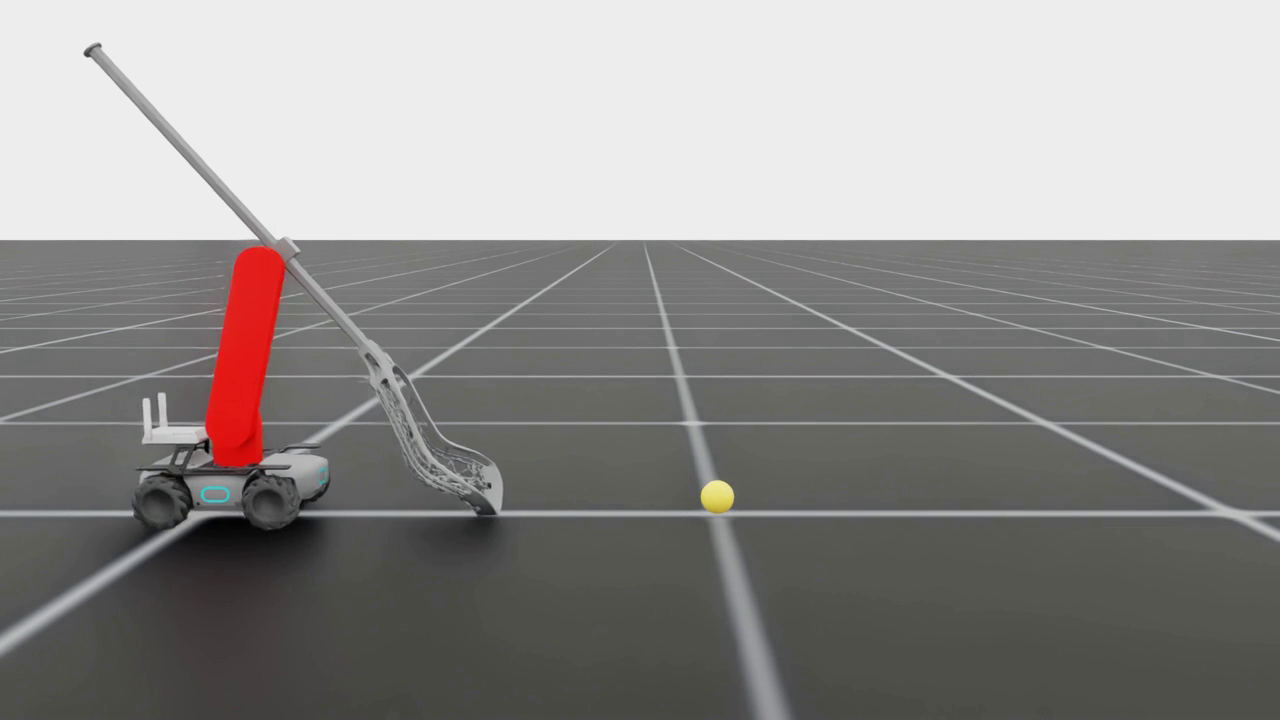
#> input picture frame 17 of logs/scoop_traj_search/best_run_robust/render_realtime.mp4, 1280 x 720 px, given in place of the camera
$ python rs_snap.py out.png
#> lines starting #> are read from the running program, lines starting #| are printed output that depends on the picture
# Copyright (c) 2022-2026, The Isaac Lab Project Developers (https://github.com/isaac-sim/IsaacLab/blob/main/CONTRIBUTORS.md).
# All rights reserved.
#
# SPDX-License-Identifier: BSD-3-Clause

"""Jetson: capture one onboard D435i color frame (V4L2 /dev/video2) + one depth Z16 frame (/dev/video0), no processing.
Usage: rs_snap.py OUT_DIR  -> OUT_DIR/color.jpg, OUT_DIR/depth.raw (1280x720 uint16 mm)"""
import os, subprocess, sys, time
import cv2
out = sys.argv[1]; os.makedirs(out, exist_ok=True); t0 = time.time()
cap = cv2.VideoCapture(2, cv2.CAP_V4L2); cap.set(3, 1280); cap.set(4, 720)
for _ in range(10): ok, f = cap.read()
#> this loop made 10 passes
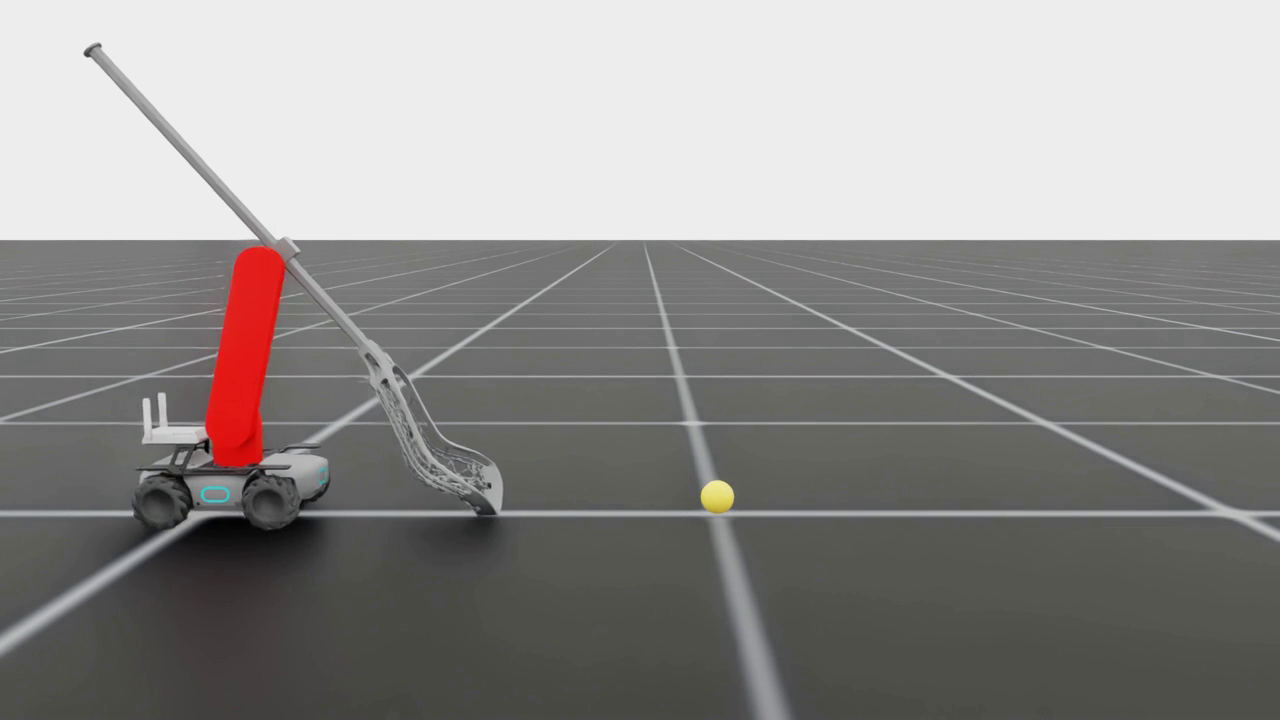
#> input picture frame 17 of logs/scoop_traj_search/best_run_robust/render_realtime.mp4, 1280 x 720 px, given in place of the camera
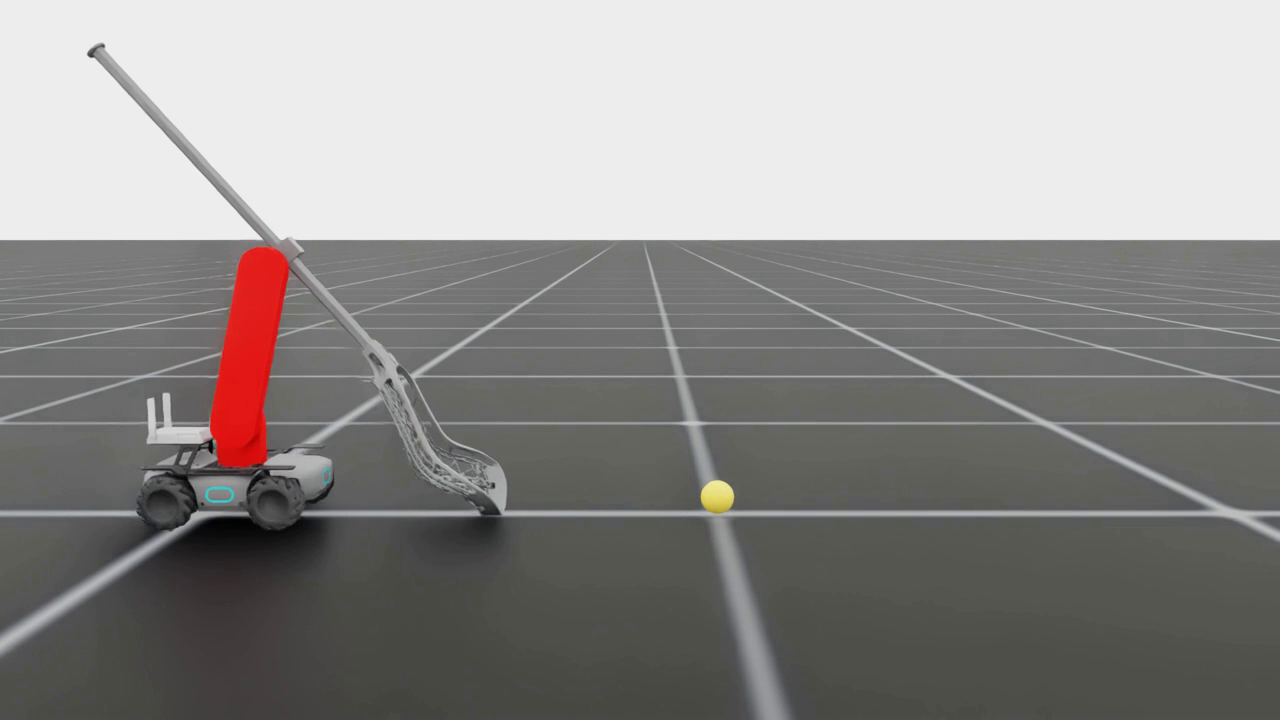
#> input picture frame 18 of logs/scoop_traj_search/best_run_robust/render_realtime.mp4, 1280 x 720 px, given in place of the camera
cap.release()
cv2.imwrite(os.path.join(out, "color.jpg"), f, [cv2.IMWRITE_JPEG_QUALITY, 95])
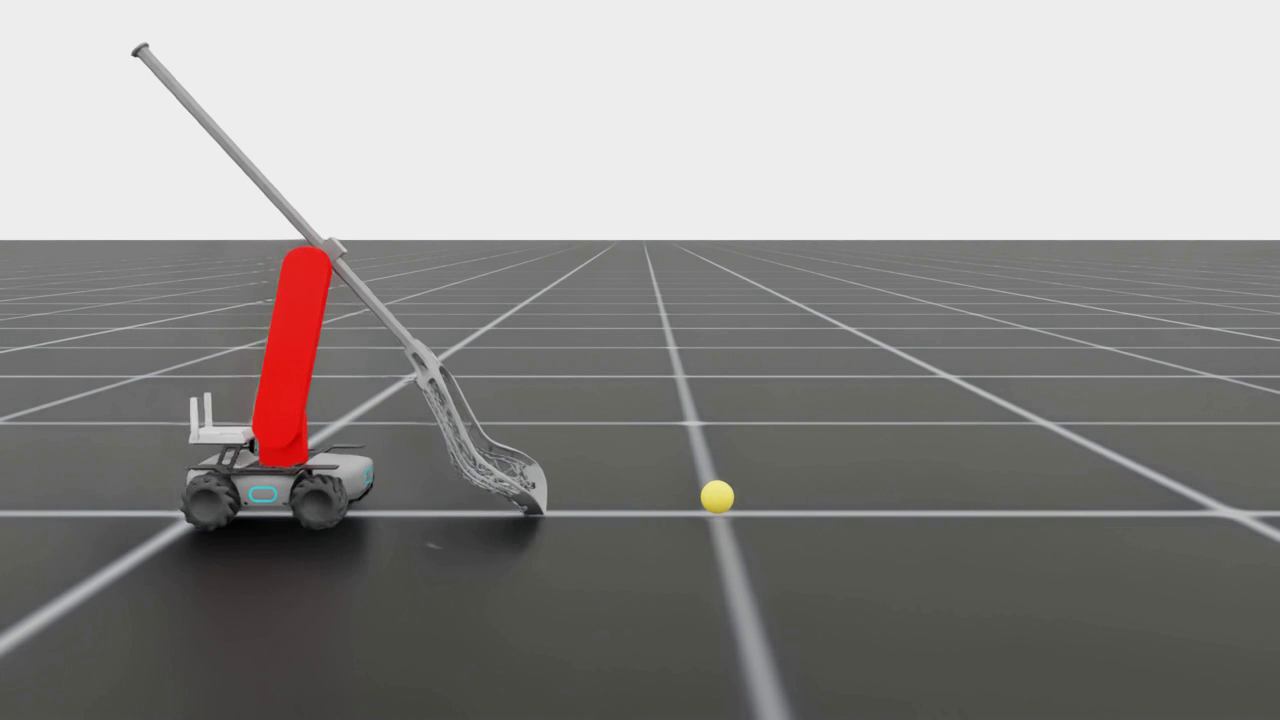
#> saved as color.jpg: shape (720, 1280, 3); mean B, G, R 142.2, 143.6, 146
subprocess.run(f"v4l2-ctl -d /dev/video0 --set-fmt-video=width=1280,height=720,pixelformat='Z16 ' --stream-mmap --stream-skip=10 "
               f"--stream-count=1 --stream-to={os.path.join(out, 'depth.raw')}", shell=True, capture_output=True)
#> (the run stopped early here; a loop or call above may not have finished)

$ run again, starting later in the video
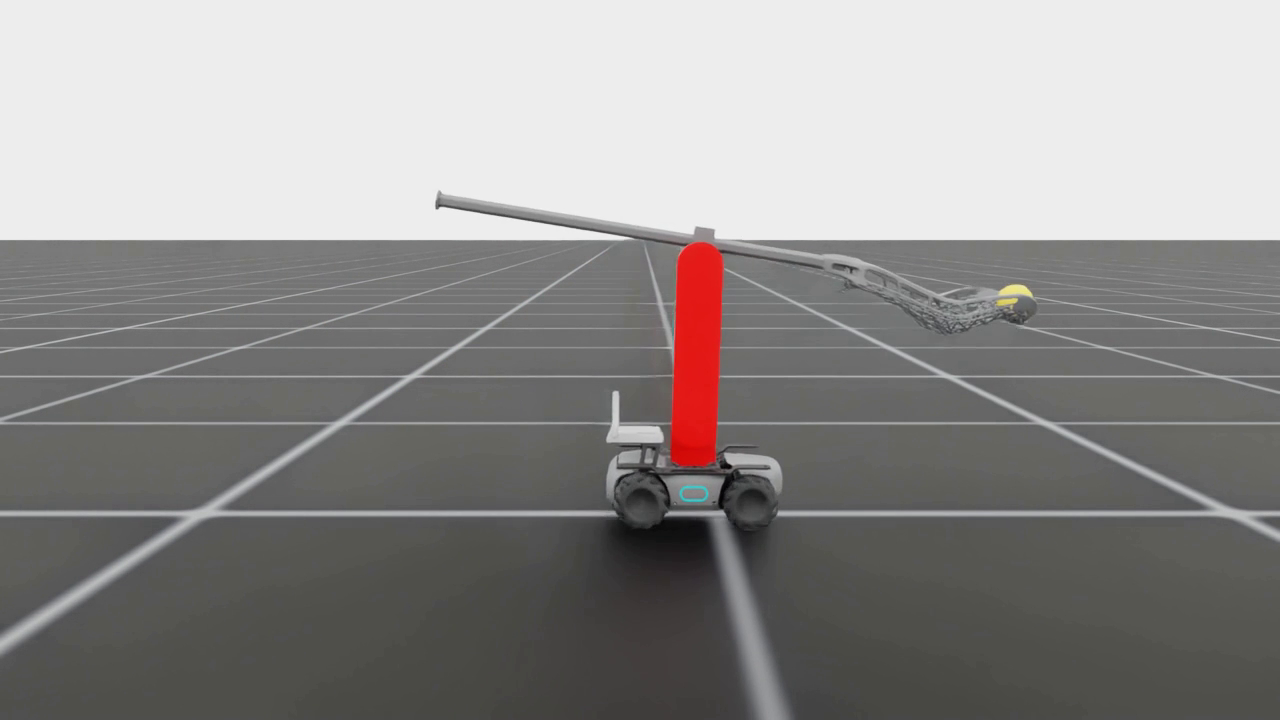
#> input picture frame 80 of logs/scoop_traj_search/best_run_robust/render_realtime.mp4, 1280 x 720 px, given in place of the camera
#> the loop `for _ in range(10): ok, f = cap.read()` made 10 passes
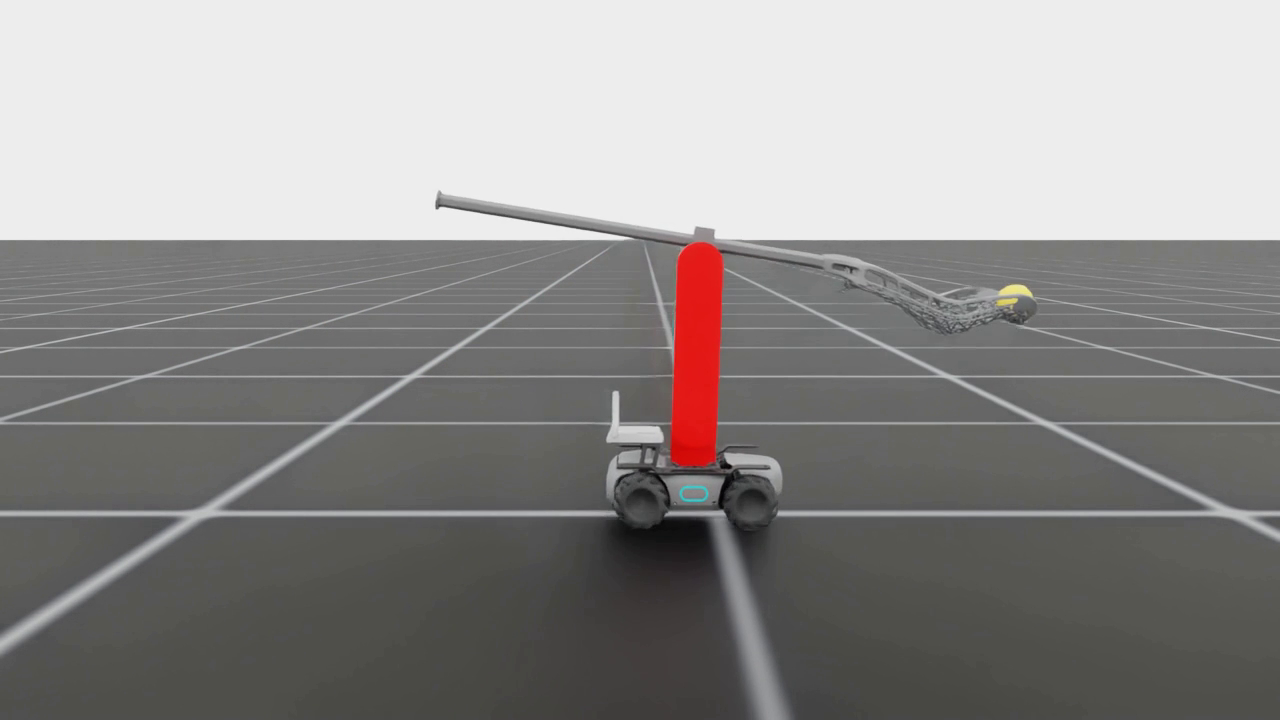
#> input picture frame 80 of logs/scoop_traj_search/best_run_robust/render_realtime.mp4, 1280 x 720 px, given in place of the camera
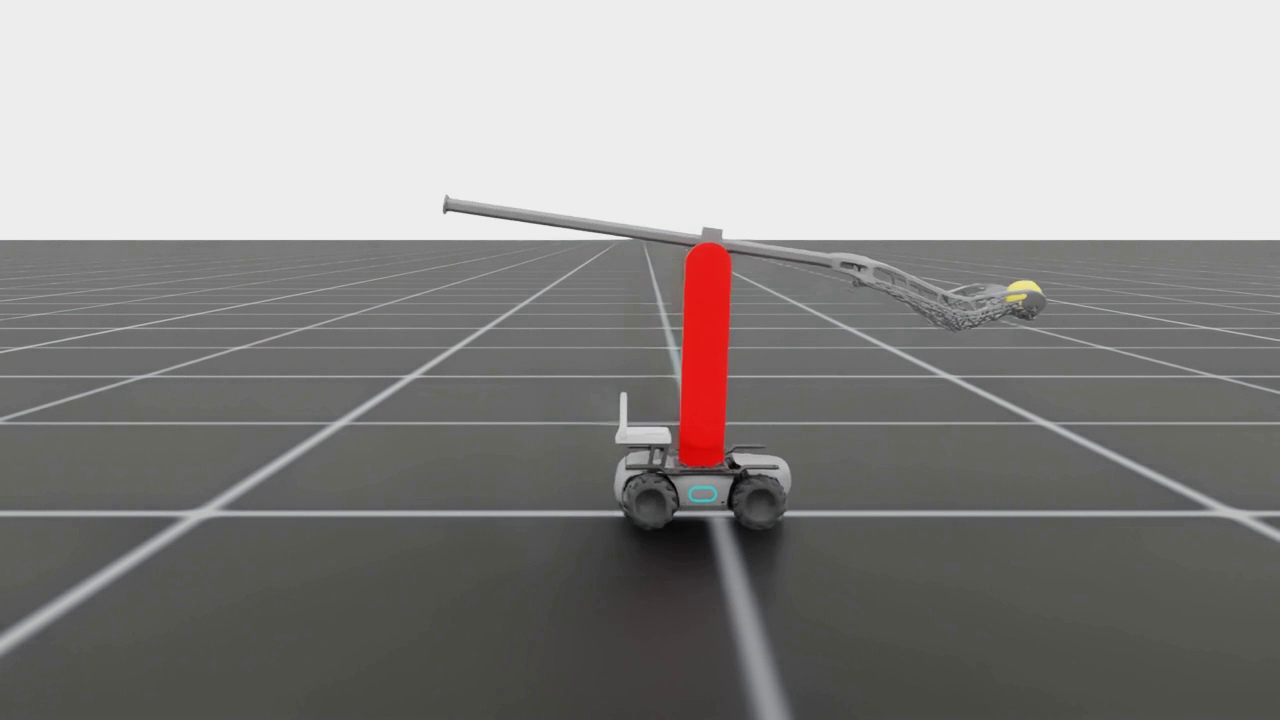
#> input picture frame 81 of logs/scoop_traj_search/best_run_robust/render_realtime.mp4, 1280 x 720 px, given in place of the camera
#> `cv2.imwrite(os.path.join(out, "color.jpg"), f, [cv2.IMWRITE_JPEG_QUALI..`:
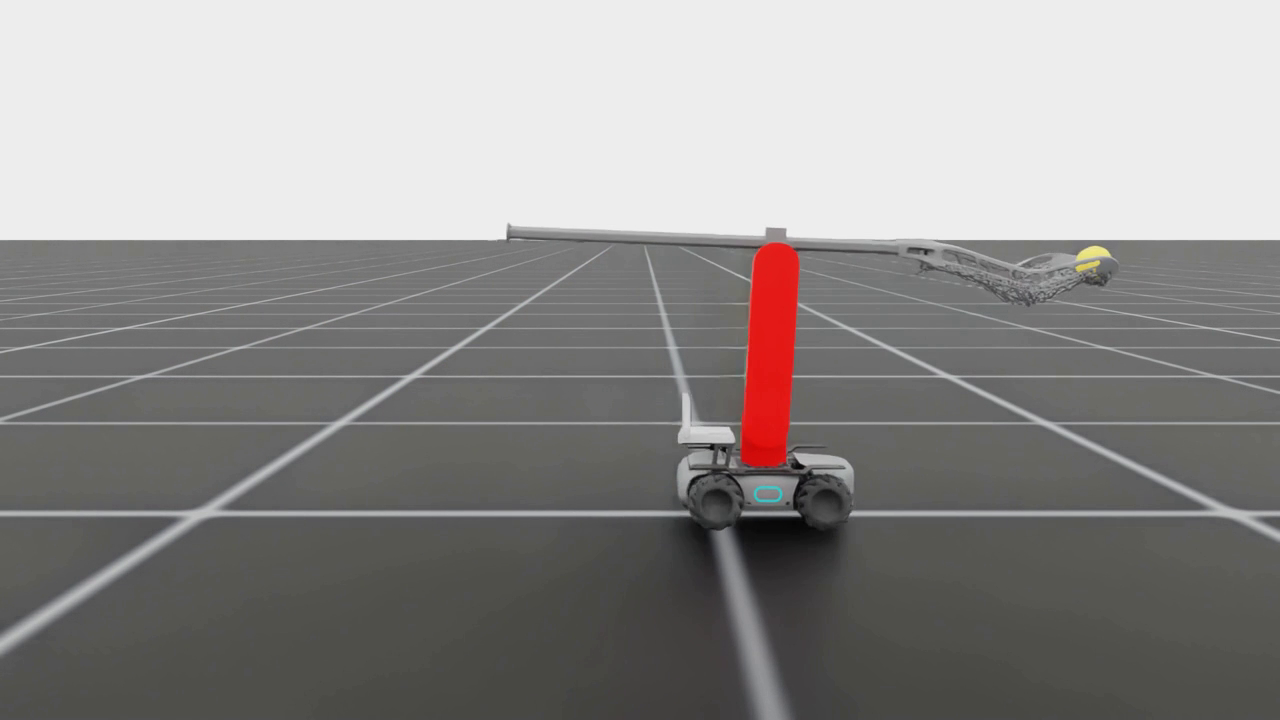
#> saved as color.jpg: shape (720, 1280, 3); mean B, G, R 142.6, 143.9, 146.1

$ run again, starting later in the video
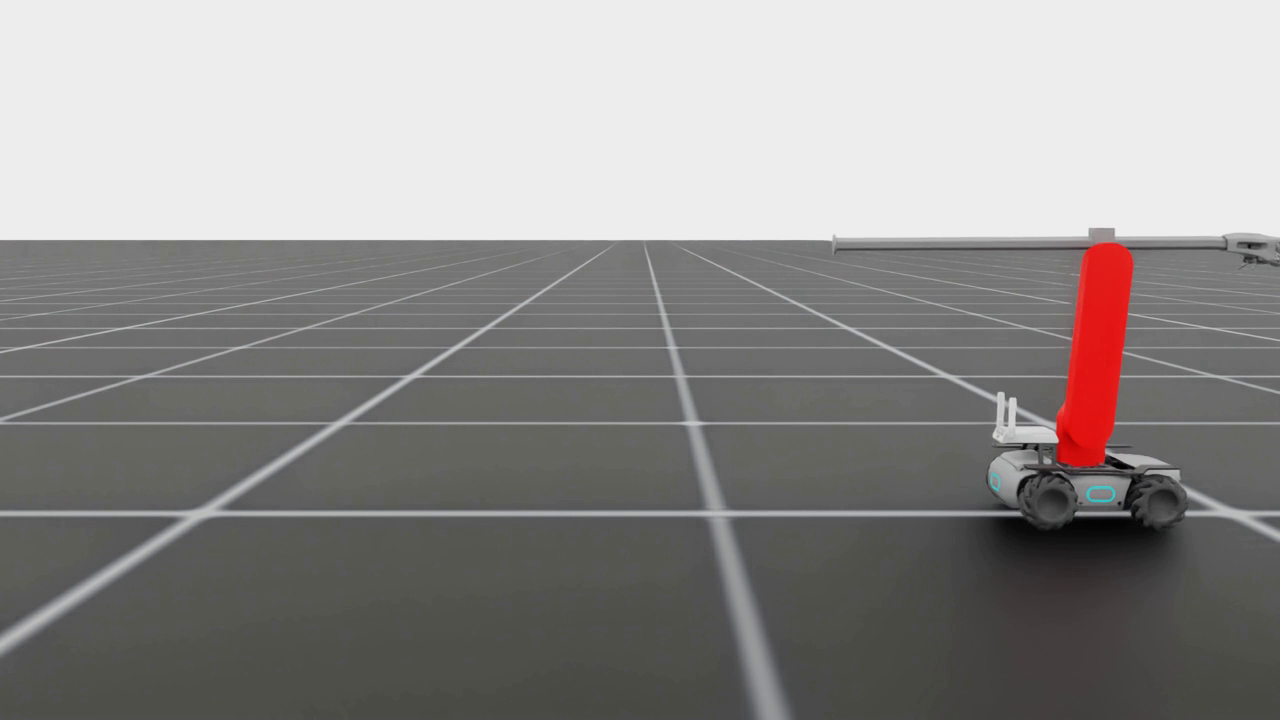
#> input picture frame 143 of logs/scoop_traj_search/best_run_robust/render_realtime.mp4, 1280 x 720 px, given in place of the camera
#> the loop `for _ in range(10): ok, f = cap.read()` made 10 passes
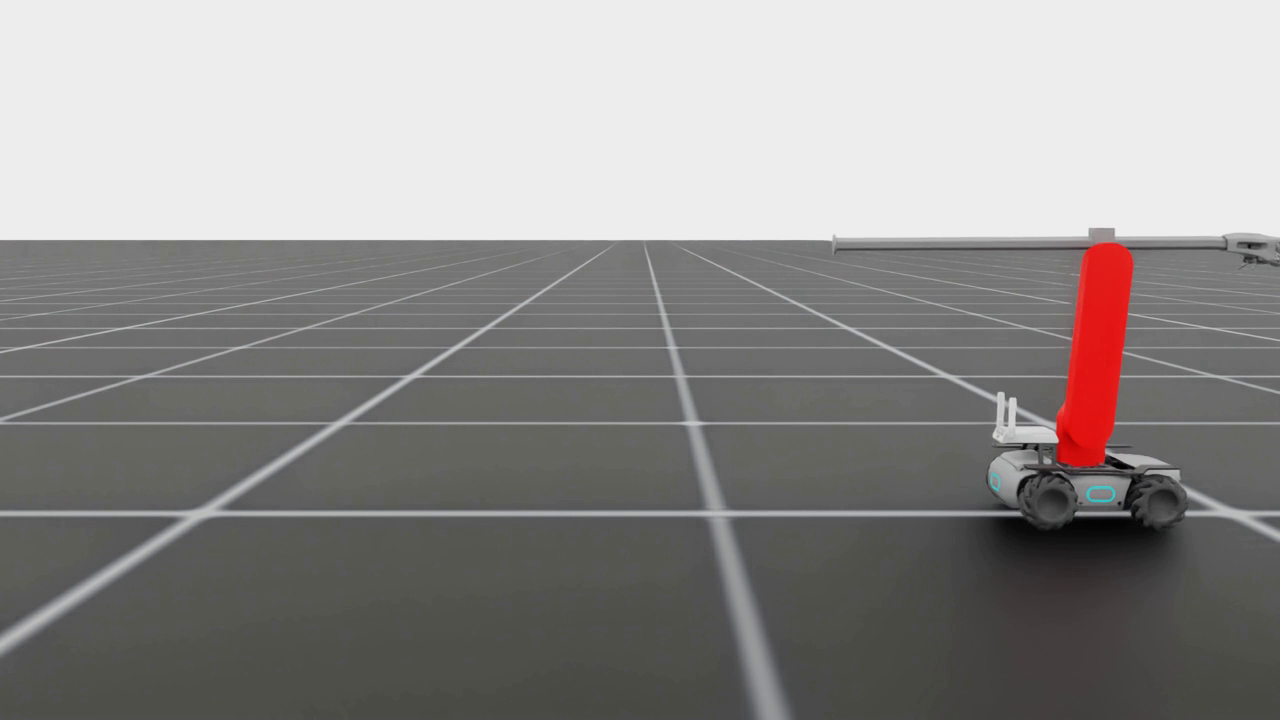
#> input picture frame 143 of logs/scoop_traj_search/best_run_robust/render_realtime.mp4, 1280 x 720 px, given in place of the camera
#> `cv2.imwrite(os.path.join(out, "color.jpg"), f, [cv2.IMWRITE_JPEG_QUALI..`:
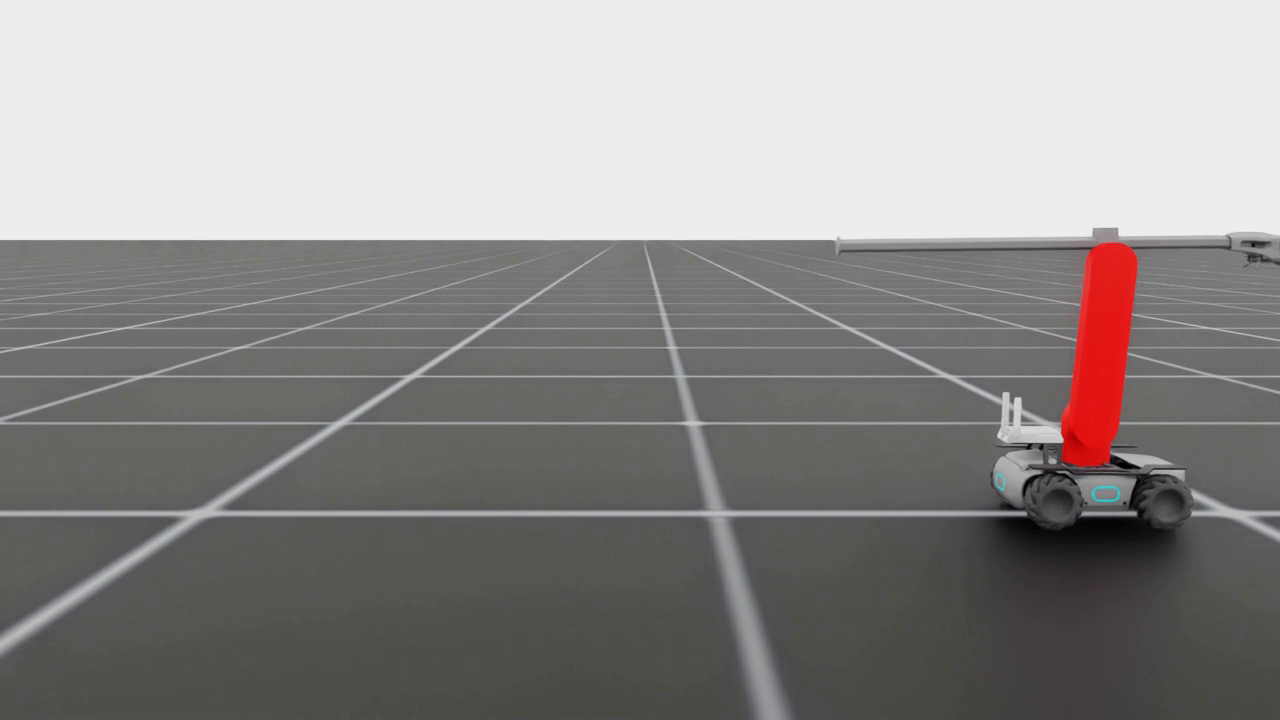
#> saved as color.jpg: shape (720, 1280, 3); mean B, G, R 142.6, 143.7, 146.3
